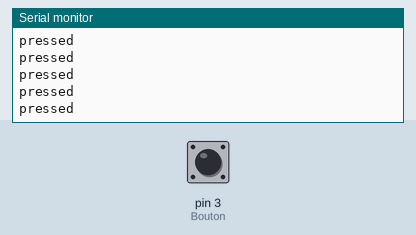
Recording of a sketch running on a simulated Arduino Uno, built with avr-gcc and run on an emulated ATmega328P. Parts: the last lines printed to the serial monitor. Inputs (shaded band) come from the test bench; at power-on: pin 3 (Bouton) LOW.

Above: at 1.2 s.
1.3 s: pin 3 (Bouton) driven HIGH
At 2.0 s:
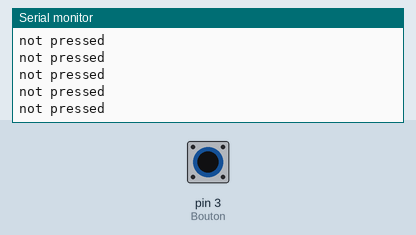
3.2 s: pin 3 (Bouton) pulsed LOW 5 times (0.12 s each, 0.3 s apart)
7.7 s: pin 3 (Bouton) driven LOW
At 8.6 s:
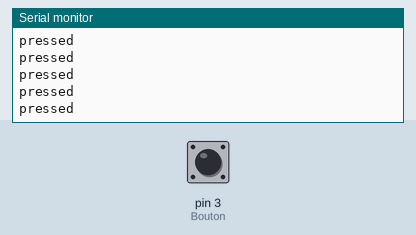
10.7 s: pin 3 (Bouton) driven HIGH
At 11.6 s:
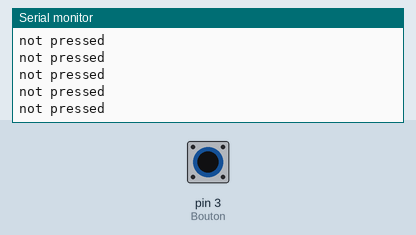
13.7 s: pin 3 (Bouton) driven LOW
At 14.2 s:
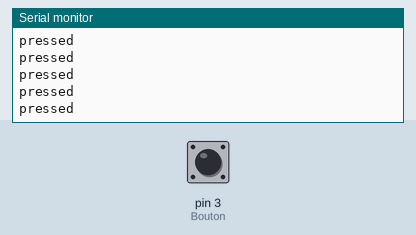
16.7 s: pin 3 (Bouton) driven HIGH
At 17.8 s:
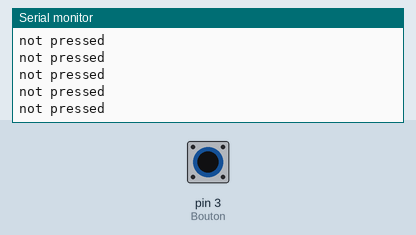

The sketch:

Debounce.ino
```cpp
// La broche numérique 3 est reliée au Bouton. On lui donne le nom Bouton.
int Bouton = 3;
// Déclaration variable EtatBouton qui va servir à stocker une valeur au format bool soit LOW ou HIGH.
bool EtatBouton;

void setup() {
  // Ouvre le port série à 9600 bps.
  Serial.begin(9600);
  // Faire de la broche du Bouton une entrée.
  pinMode(Bouton, INPUT);
}

void loop() {
  // Lit la broche d'entrée du Bouton et stock ça valeur dans EtatBouton
  EtatBouton = digitalRead(Bouton);
  // Si EtatBouton == HIGH
  if (EtatBouton == HIGH)
  {
    // Imprime "not pressed" dans le moniteur série
    // puis ajoute le retour à la ligne avec "println"
    Serial.println("not pressed");
  }
  // Sinon
  else {
    // Imprime "On" dans le serial monitor
    // puis ajoute le retour à la ligne avec "println"
    Serial.println("pressed");
  }
  // attend 1 milliseconde.
  delay(1);
}
```

Measured:
- after the input at 1.3 s, the serial monitor: prints a new line after 0.07 s (image 1)
- after the input at 7.7 s, the serial monitor: prints a new line after 0.08 s (image 2)
